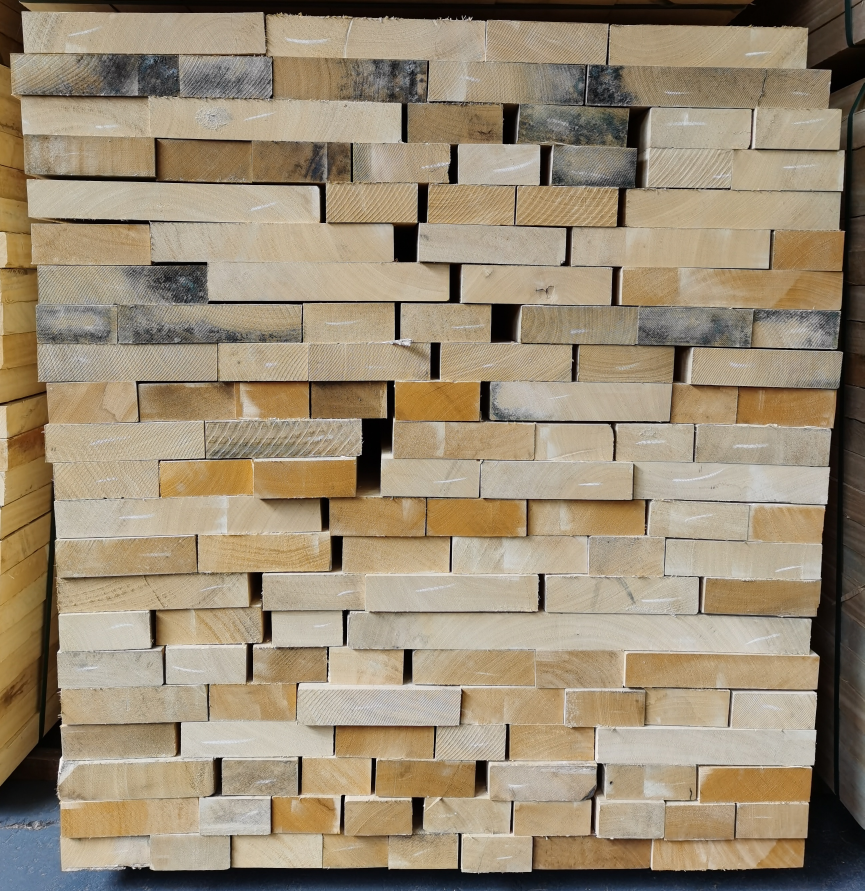
#> input picture samples/test.jpg, 2593 x 2673 px (shown at 1/3 size)
$ python WidthMeasure.py samples/test.jpg   (older library calls are emulated)
#> lines starting #> are read from the running program, lines starting #| are printed output that depends on the picture; after the words box and inside, x2 and y2 are one past the last pixel; in counts of white or black regions, pixels touching at a corner belong together
### MarginDetection.py
# -*- coding: UTF-8 -*-

'''
input: 木堆彩色图
function：木板边缘检测
output： 边缘二值图
'''

import cv2
import numpy as np

blur_size = 9 #高斯模糊核大小
threshold = 65 #二值化阈值

def Sobel_gradient(blurred):
    # 索比尔算子来计算x、y方向梯度
    gradX = cv2.Sobel(blurred, ddepth=cv2.CV_32F, dx=1, dy=0)
    gradY = cv2.Sobel(blurred, ddepth=cv2.CV_32F, dx=0, dy=1)

    gradient = cv2.subtract(gradX, gradY)
    gradient = cv2.convertScaleAbs(gradient)

    return gradient


def Thresh_and_blur(gradient):
    blurred = cv2.GaussianBlur(gradient, (9, 9), 0)
    (_, thresh) = cv2.threshold(blurred, threshold, 255, cv2.THRESH_BINARY)

    return thresh


def GetMargin(img_path):
    save_path = './margin.png'

    # 获取图片
    original_img = cv2.imread(img_path)
    gray = cv2.cvtColor(original_img, cv2.COLOR_BGR2GRAY)


    blurred = cv2.GaussianBlur(gray, (blur_size, blur_size), 0) #高斯模糊去除噪声
    gradient = Sobel_gradient(blurred) #获取边缘梯度
    margin = Thresh_and_blur(gradient) #二值化

    cv2.imwrite(save_path, margin)
    # [6 lines of commented-out code are left out]


    return margin

### WidthMeasure.py
import MarginDetection

import cv2
import numpy as np
import matplotlib.pyplot as plt
import math
import sys
from skimage import measure,data,color
from PIL import Image

def sliding_window(image, stepSize, windowSize):
    # slide a window across the image
    for y in range(0, image.shape[0], stepSize[1]):
        for x in range(0, image.shape[1], stepSize[0]):
            # yield the current window
            yield (x, y, image[y:y + windowSize[1], x:x + windowSize[0]])


# 返回滑动窗结果集合，本示例暂时未用到
# [63 lines left out: functions get_slice, handle_img, duobianxingbijin, not called in this run]


def green_points(slice):
    #slice=cv2.imread('/home/lk/Desktop/项目/裁剪后的/finaladf (copy).png')
    print(slice.shape)

    h=slice.shape[0]
    w=slice.shape[1]
    c=slice.shape[2]
    green_pix_ind=[0,255,0]
    red_pix_ind=[0,0,255]
    print('weight : % s,height : % s'%(w,h))
    a = []
    b = []
    d = []
    for row in range(h):
        for col in range(w):
            for channel in range(c):
                if( (slice[(row,col)][:]==green_pix_ind ).all() ):
                    pv=(row,col)

                    a.append(row)
                    b.append(col)
                    d.append(pv)
                    # [6 lines of commented-out code are left out]
    return a,b,d
def bianlislice(slice):
    d1=[]
    h1 = slice.shape[0]
    w1 = slice.shape[1]
    for row in range(h1):
        for col in range(w1):
            pv1=(row,col)
            d1.append(pv1)
# [20 lines left out: function jinghua, not called in this run]
'''def nihe(slice):
    a=[]
    global  lx
    global ly
    points = zip(x, y)  # 获取点
    sorted_points = sorted(points)
    u = [point[0] for point in sorted_points]
    v = [point[1] for point in sorted_points]

    return lx,ly'''
# [88 lines left out: functions xianshi, handle_point, poly_fitting, Sobel_gradient, linear_regression, not called in this run]


def Least_squares(x,y):
    x_ = sum(x)/len(x)
    y_ = sum(y)/len(y)
    m = np.zeros(1)
    n = np.zeros(1)
    k = np.zeros(1)
    p = np.zeros(1)
    for i in np.arange(50):
        k = (x[i]-x_)* (y[i]-y_)
        m += k
        p = np.square( x[i]-x_ )
        n = n + p
    a = m/n
    b = y_ - a* x_
    return a,b


def tichufengxi(slice2):    #剔除缝隙像素函数
    w,h,c=slice2.shape
    heng=[]
    zong=[]
    zuobiao=[]
    for row in range(w):
        for col in range(h):
            if ( (slice2[(row,col)][:]==[0,0,0] ).all() ):
                heng.append(row)
                zong.append(col)
                pv=(row,col)
                zuobiao.append(pv)
    return heng,zong,zuobiao


# 定义图片处理的函数
# [81 lines left out: function images_update_method, not called in this run]


if __name__ == '__main__':

    img_path = 'samples/test.jpg'
    # img = cv2.imread(sys.argv[1], cv2.CV_LOAD_IMAGE_UNCHANGED)
    color = cv2.imread(img_path,1)
#> color is the input picture: shape (2673, 2593, 3); mean B, G, R 116.3, 139.6, 154.4
    b = color[:, :, 0]
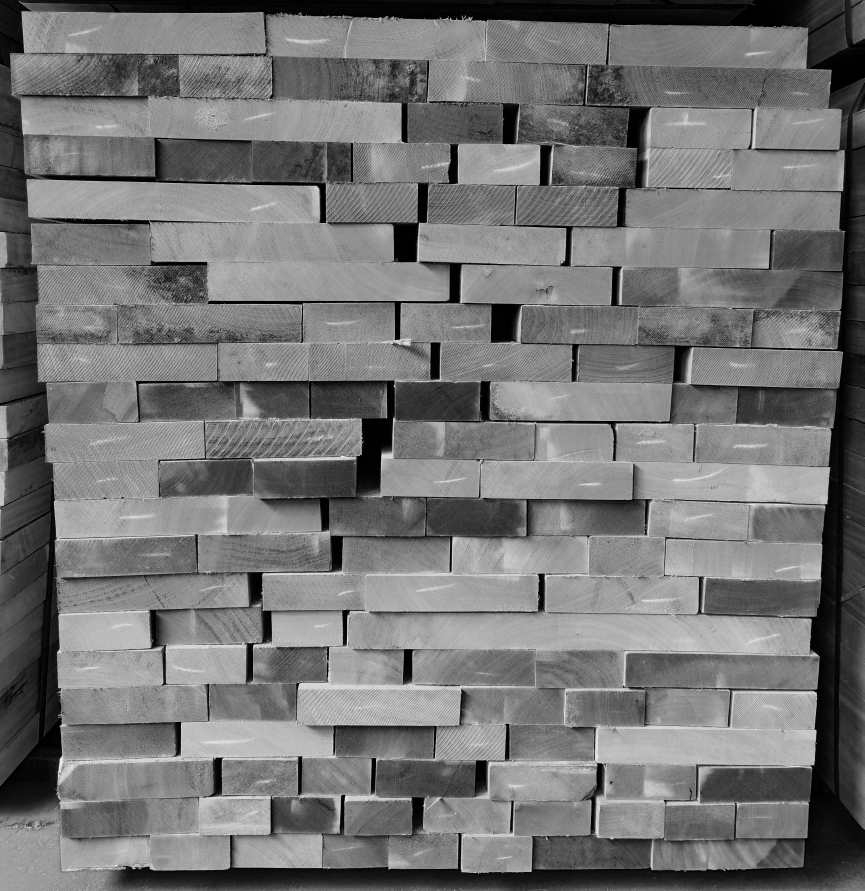
#> b: shape (2673, 2593) (shown at 1/3 size); min 0, max 254, mean 116.3
    g = color[:, :, 1]
    r = color[:, :, 2]
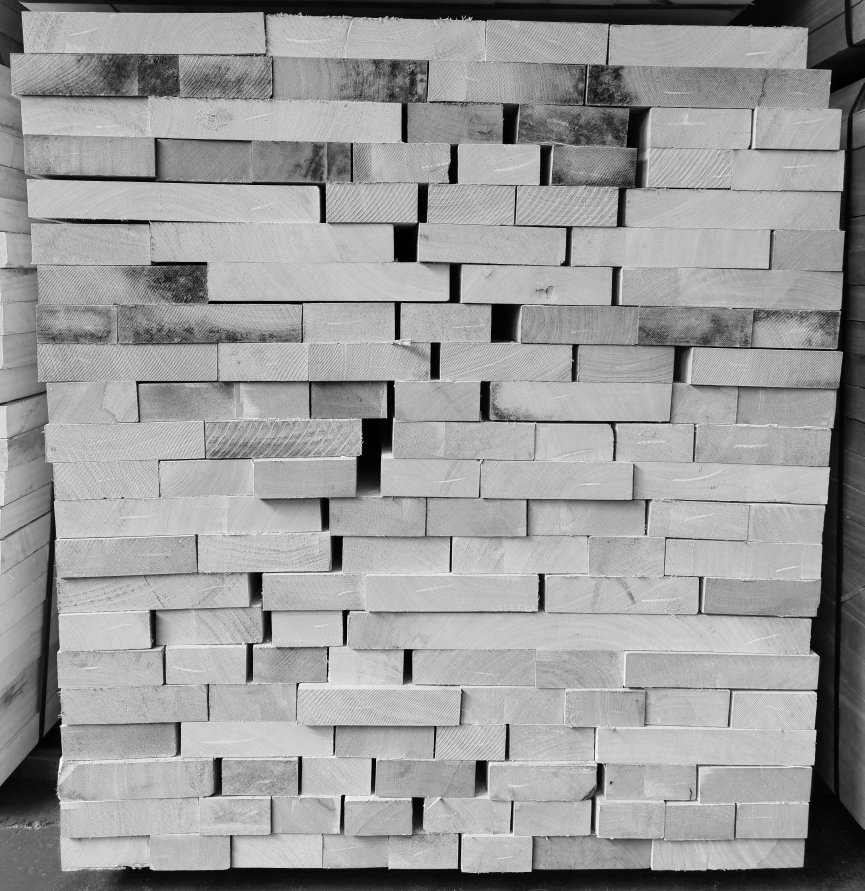
#> r: shape (2673, 2593) (shown at 1/3 size); min 0, max 255, mean 154.4
    RGB=cv2.cvtColor(color, cv2.COLOR_BGR2RGB)          #由于opencv的问题颜色需要转换

    #边缘检测
    margin = MarginDetection.GetMargin(img_path)
#> in Sobel_gradient, `gradY = cv2.Sobel(blurred, ddepth=cv2.CV_32F, dx=0, dy=1)`:
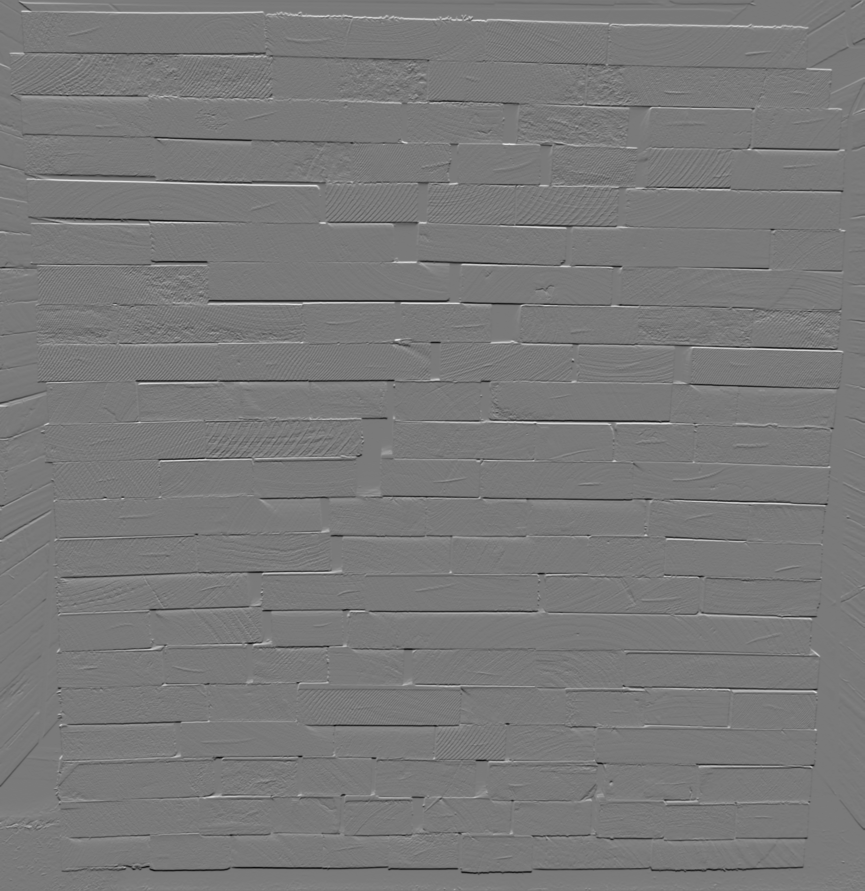
#> gradY: shape (2673, 2593) float32 (shown at 1/3 size); min -345, max 376, mean 0.1; drawn with min black and max white
#> in Thresh_and_blur, `(_, thresh) = cv2.threshold(blurred, threshold, 255, cv2.THRESH_BINARY)`:
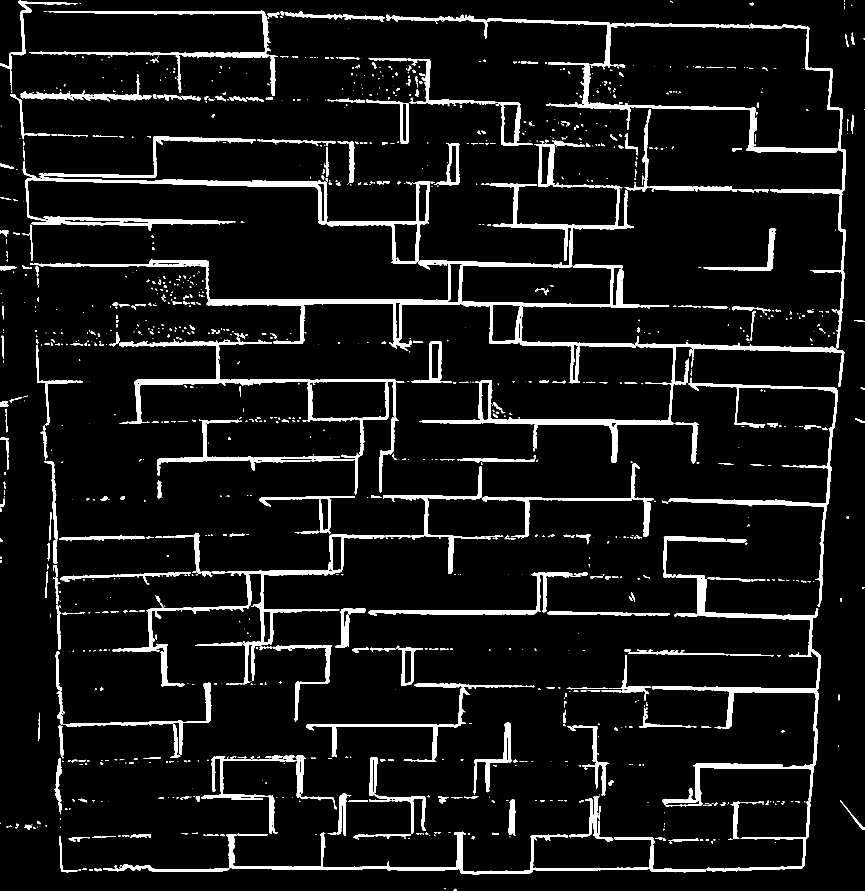
#> thresh: shape (2673, 2593) (shown at 1/3 size); 7.2% white; 1310 white regions (677 under 20 px)
    # margin = cv2.imread('./margin.png')
    contours, hierarchy = cv2.findContours(margin, cv2.RETR_TREE, cv2.CHAIN_APPROX_SIMPLE)
#> contours = 1374 contours, 878 with area under 20; largest, box (x1, y1, x2, y2) and area: (91, 429, 2008, 1150) 58182, (67, 483, 1305, 791) 39166, (1258, 1008, 2533, 1388) 24972, (1957, 1724, 2463, 2420) 24898, (337, 1603, 1154, 2060) 21260

    marginRGB = cv2.cvtColor(margin, cv2.COLOR_GRAY2BGR)
#> marginRGB: shape (2673, 2593, 3); 7.2% white; 1310 white regions (677 under 20 px), largest, box (x1, y1, x2, y2) and area: (91, 429, 2008, 1150) 58731, (67, 483, 1305, 791) 29329, (1957, 1724, 2463, 2420) 27422
    for i, contour in enumerate(contours):
        x, y, w, h = cv2.boundingRect(contour)  # 外接矩形
        mm = cv2.moments(contour)  # 几何矩

        approxCurve = cv2.approxPolyDP(contour, 0, True)  # 多边形逼近
        if approxCurve.shape[0] > 3:  # 显示多边形
            cv2.drawContours(marginRGB, contours, i, (0, 255, 0), 2) #描边
#> this loop made 1374 passes
#> (x, y, w, h) on passes 1 to 3: (1361, 2666, 8, 7), (1334, 2664, 3, 3), (236, 2608, 7, 5)
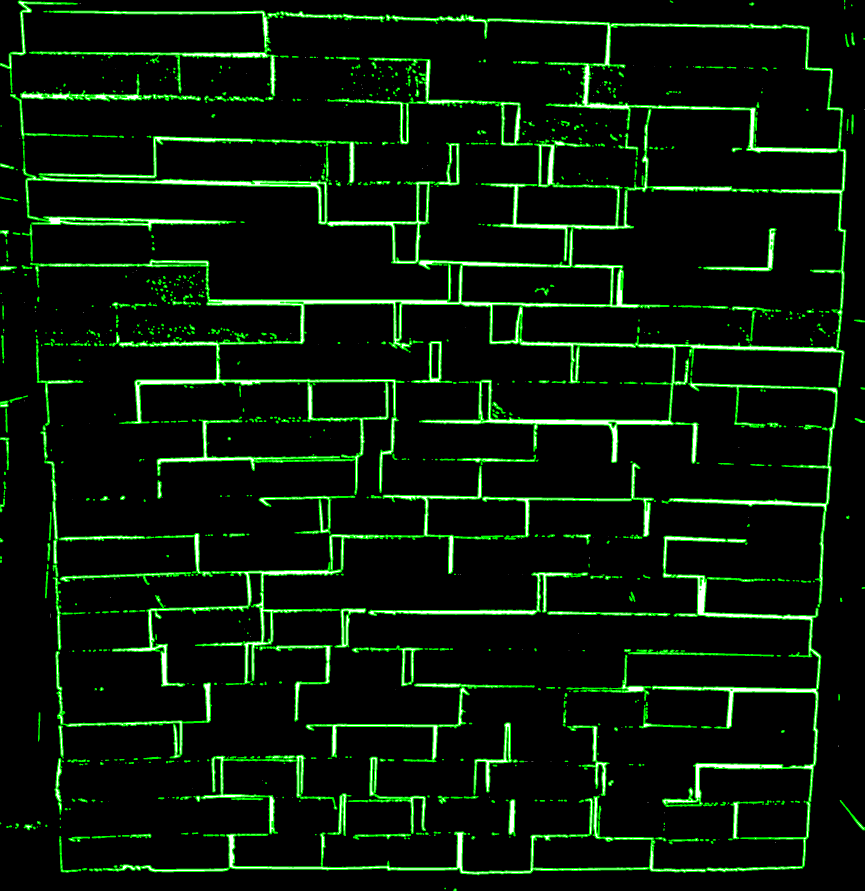
#> marginRGB: shape (2673, 2593, 3) (shown at 1/3 size); mean B, G, R 8.3, 24.2, 8.3

    cv2.namedWindow('margin', 0)
    cv2.resizeWindow('margin', 500, 500)
    cv2.imshow('margin', marginRGB)
    cv2.waitKey(1)


    # 自定义滑动窗口的大小
    w = marginRGB.shape[1]
#> w = 2593
    h = marginRGB.shape[0]
#> h = 2673

    stepSize = (winW, winH) = (int(np.floor(w/4)),int(np.floor(h/22.5)))     #窗口大小
#> stepSize = (648, 118); winW = 648; winH = 118
    cnt = 0
    zhixian = []
    pianyi=[]
    houdu=[]
    changdu=[]
    c = 1
    heng1=[]
    zong1=[]
    zuobiao1=[]

    """
    .   @brief 遍历每一个窗口
    .   @param x，y 窗口位置，如0,0; 648,0
    ·   @param window 窗口图像矩阵
    """
    for (x, y, window) in sliding_window(marginRGB, stepSize=stepSize, windowSize=(winW, winH)):

        if window.shape[0] != winH or window.shape[1] != winW:  #窗口不符合设定大小就抛弃
            continue
        #设置不同图片的切片,有描边后的阈值图,还有原图,为了之后效果显示在原图上
        slice1=RGB[y:y+winH,x:x+winW]
        slice2= color[y:y + winH, x:x + winW]
        cv2.namedWindow('sliding_slice1', 0)
        cv2.imshow('sliding_slice1', slice2)
        slice_sets1 = []
        slice_sets1.append(slice1)

        cv2.namedWindow('sliding_slice',0)
        cv2.imshow('sliding_slice', window)
        slice_sets = []                       #所有切片集合
        slice_sets.append(window)

        slice_sets2=[]
        slice_sets2.append(slice2)

        #zhixian=np.empty(shape=[4,20],dtype=float)

        count = 0
        diyige = []                #第一个和最后一个的序号集合,为了后面识别窗口位置
        zuihouyige = []
        a1 = 1
        b1 = 4

        for count1 in range(20):          #因为横向切了四片所以+4
            diyige.append(a1)
            a1 = a1 + 4

        for count2 in range(20):
            zuihouyige.append(b1)
            b1 = b1 + 4
        #print(diyige)
        #('this is slice_sets: ', len(slice_sets.))
        #cv2.imshow('sdfsd',img1)


        for i in range(1):


            heng, zong, zuobiao = tichufengxi(slice2)
            heng1.append(heng)
            zong1.append(zong)
            zuobiao1.append(zuobiao)
            print(heng1[c - 1])

            a,b,d=green_points(window)
            '''q,w,d5=green_points(slice)#获取slice中所有绿色点
            a=[row for row in q if row not in heng] #去除木板间缝隙点
            b = [col for col in w if col not in zong]
            d = [pv for pv in d5 if pv not in zuobiao]'''
            d1=bianlislice(window)
            v = a
            u = b
            p = []
            '''for i in range(len(d)):
                p.append((d[i][1], d1[i][0]))
            sorted_point = sorted(p)
            u1 = [point[0] for point in sorted_point]
            v1 = [point[1] for point in sorted_point]'''

            if len(v)!=0:                  #窗口可能会没有绿色像素点,绿色为描边颜色,有的话才继续
                z = max(v)                            #对绿色点进行预处理,去掉干扰点
                q = min(v)
            else:
                continue
            length = z - q
            yi = []
            er = []
            san = []
            si = []
            wu=[]
            liu=[]
            qi=[]
            ba=[]

            for i in range(len(d)):             #为了拟合边缘,将窗口中的绿色点按纵坐标分为7组,含坐标最多的组才用来拟合
                if 0 < v[i] - q < length / 7:
                    yi.append(d[i])
                elif length / 7 < v[i] - q < length *2/7 :
                    er.append(d[i])
                elif length *2/7 < v[i] - q < length *3/7:
                    san.append(d[i])
                elif length *3/7  < v[i] - q < length *4/7:

                    si.append(d[i])
                elif length *4/ 7 < v[i] - q < length *5/7 :
                    wu.append(d[i])
                elif length *5/ 7 < v[i] - q < length *6/7 :
                    liu.append(d[i])
                elif length *6/ 7 < v[i] - q < length  :
                    qi.append(d[i])


            changdu = [len(yi), len(er), len(san), len(si),len(wu),len(liu),len(qi)]


            if (max(changdu) == len(yi)):
                d=yi


            elif (max(changdu) == len(er)):
                d=er


            elif (max(changdu) == len(san)):
                d=san

            elif (max(changdu) == len(si)):
                d=si
            elif (max(changdu) == len(wu)):

                d=wu
            elif (max(changdu) == len(liu)):

                d=liu
            elif (max(changdu) == len(qi)):

                d=qi


            '''else :

                d=liu'''


            #print(d)

            p=[]
            for i in range(len(d)):
                p.append((d[i][1],d[i][0]))
            sorted_point = sorted(p)
            u = [point[0] for point in sorted_point]
            v = [point[1] for point in sorted_point]


            N = len(u)                                      #对获得的绿色像素点进行处理
            for i in range(int(len(u) / 2)):
                u[i], u[N - i - 1] = u[N - i - 1], u[i]

            M = len(v)
            for i in range(int(len(v) / 2)):
                v[i], v[M - i - 1] = v[M - i - 1], v[i]


            #for i in  range(len(u)):
                #v1=a*u+b

            a,b=Least_squares(u,v)#最小二乘法拟合直线,a是斜率.b是偏移
            print(a,b)
            print(a)
            zhixian.append(b)
            if a[0]>0.0500000 :      #将比较离谱的拟合直线取一个较常见的值

                a[0]=0.00200000
            elif a[0]<-0.0500000:
                a[0]=-0.00200000

            v1=a*u+b

            dian = []

            zhixian.append('%fx+%f'%(a,b))
            pianyi.append(b)
            #for i in range(slice_sets1):

            #plt.figure(figsize=(10, 5), facecolor='w')
            plt.figure(figsize=(10, 5))

            plt.plot(u, v, 'ro', lw=2, markersize=6)

            plt.plot(u, v1, 'b-', lw=2, markersize=6)
            #plot2=plt.plot(u)
#> (the run stopped early here; a loop or call above may not have finished)

$ run again, with samples/1f.jpg copied over samples/test.jpg
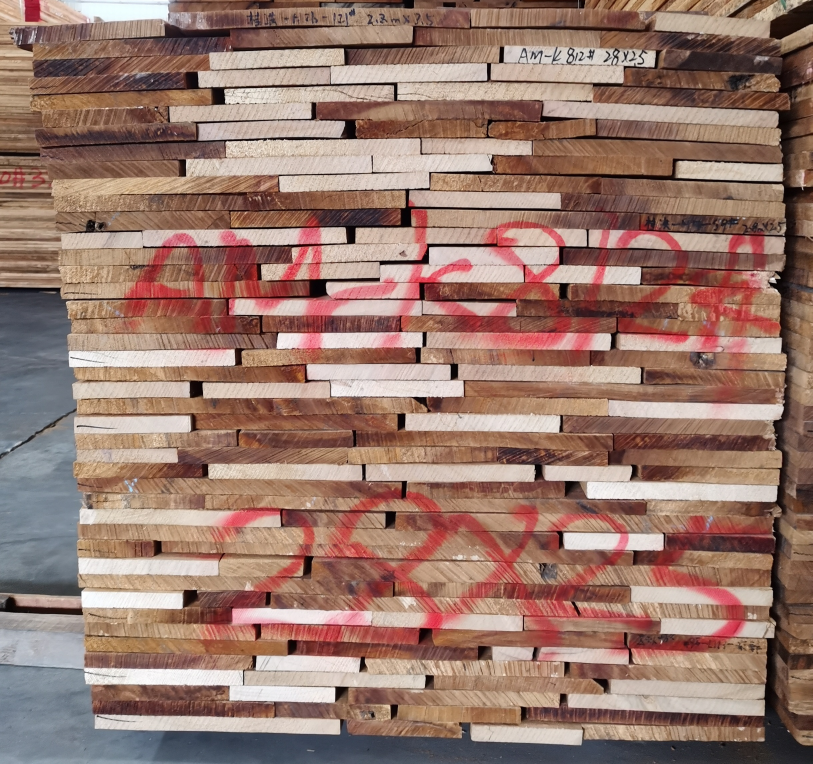
#> input picture samples/1f.jpg, 2437 x 2291 px (shown at 1/3 size)
#> color is the input picture: shape (2291, 2437, 3); mean B, G, R 109.4, 121, 153.3
#> in Thresh_and_blur, `(_, thresh) = cv2.threshold(blurred, threshold, 255, cv2.THRESH_BINARY)`:
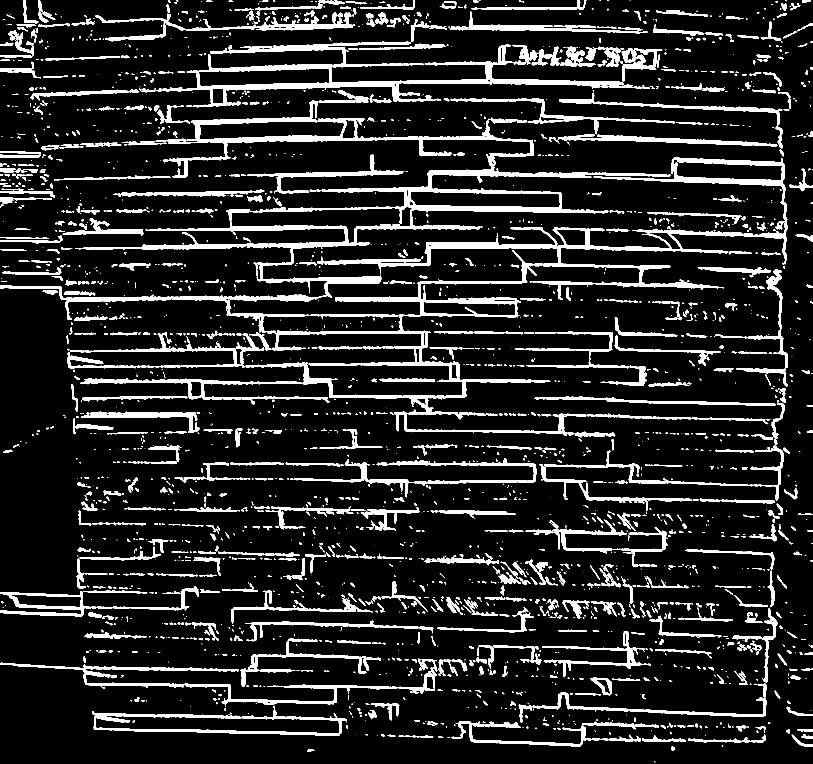
#> thresh: shape (2291, 2437) (shown at 1/3 size); 12% white; 2589 white regions (1210 under 20 px)
#> contours = 2720 contours, 1584 with area under 20; largest, box (x1, y1, x2, y2) and area: (0, 302, 2012, 960) 147450, (240, 604, 2363, 1258) 89196, (469, 125, 1950, 322) 53862, (277, 2117, 1041, 2207) 37958, (285, 2146, 1019, 2201) 27250
#> the loop `for i, contour in enumerate(contours):` made 2720 passes
#> (x, y, w, h) on passes 1 to 3: (1963, 2284, 3, 3), (921, 2247, 22, 8), (2013, 2239, 13, 13)
